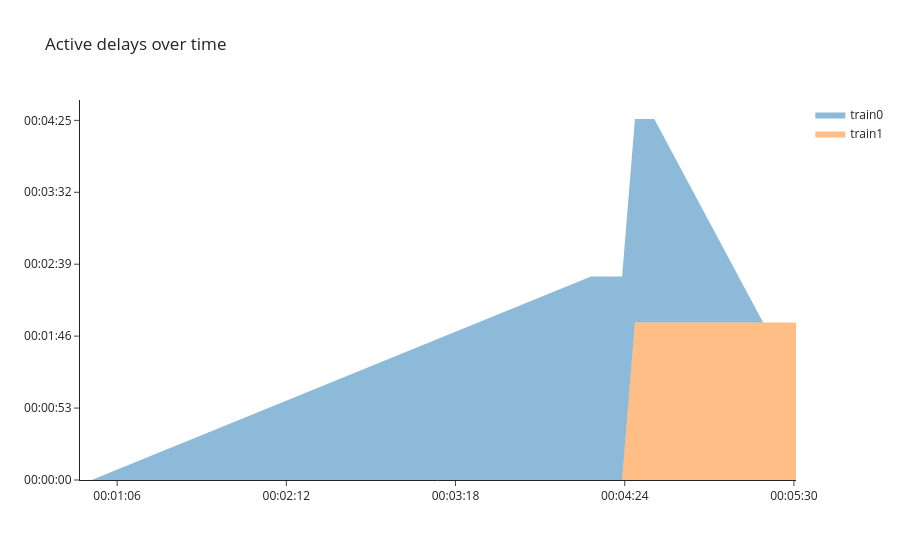

The notebook cell saved with this chart:
### Code cell
from pyosrd.groot.delays_chart import plot_groot_delays

plot_groot_delays(modified_groot, groot, all_trains=False)

### Figure 1 — Plotly figure (JSON) as saved in the notebook; plotly's stock layout.template omitted (floating-point values rounded to 4 significant figures)
{"data": [{"line": {"width": 0}, "name": "train1", "stackgroup": "Delays", "type": "scatter", "x": [51.51, 56.06, 250.8, 263.0, 268.0, 272.5, 275.5, 318.0, 330.8], "y": [0, 0, 0, 0, 116, 116, 116, 116, 116, 116]}, {"line": {"width": 0}, "name": "train0", "stackgroup": "Delays", "type": "scatter", "x": [51.51, 56.06, 250.8, 263.0, 268.0, 272.5, 275.5, 318.0, 330.8], "y": [0, 0, 150, 150, 150, 150, 150, 0, 0, 0]}], "layout": {"colorway": ["#FF7F0E", "#1F77B4"], "hovermode": "x unified", "title": {"text": "Active delays over time"}, "xaxis": {"range": [null, null], "tickmode": "array", "ticktext": ["00:00:00", "00:01:06", "00:02:12", "00:03:18", "00:04:24", "00:05:30", "00:06:36"], "tickvals": [0, 66, 132, 198, 264, 330, 396]}, "yaxis": {"range": [0, null], "tickmode": "array", "ticktext": ["00:00:00", "00:00:53", "00:01:46", "00:02:39", "00:03:32", "00:04:25", "00:05:18"], "tickvals": [0, 53, 106, 159, 212, 265, 318]}}}
